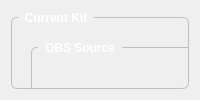
            <widget class="QWidget" name="homeWidget">
             <property name="sizePolicy">
              <sizepolicy hsizetype="Expanding" vsizetype="Expanding">
               <horstretch>0</horstretch>
               <verstretch>0</verstretch>
              </sizepolicy>
             </property>
             <property name="minimumSize">
              <size>
               <width>0</width>
               <height>0</height>
              </size>
             </property>
             <layout class="QVBoxLayout" name="verticalLayout_6">
              <item>
               <widget class="QGroupBox" name="curKitGroupBox">
                <property name="styleSheet">
                 <string notr="true">QGroupBox{
	border: 1px solid white;
	color: #ffffff;
}

QGroupBox::title {
    subcontrol-origin: margin;
    left: 7px;
	top: -10ox;
    padding: 0px 5px 0px 5px;
}

QGroupBox {
    font: bold;
    border: 1px solid silver;
    border-radius: 6px;
    margin-top: 6px;
}</string>
                </property>
                <property name="title">
                 <string>Current Kit</string>
                </property>
                <widget class="QLineEdit" name="curKitLineEdit">
                 <property name="geometry">
                  <rect>
                   <x>20</x>
                   <y>170</y>
                   <width>601</width>
                   <height>61</height>
                  </rect>
                 </property>
                 <property name="font">
                  <font>
                   <pointsize>36</pointsize>
                   <weight>50</weight>
                   <bold>false</bold>
                  </font>
                 </property>
                 <property name="text">
                  <string/>
                 </property>
                 <property name="readOnly">
                  <bool>true</bool>
                 </property>
                </widget>
                <widget class="QLineEdit" name="curKitSubLineEdit">
                 <property name="geometry">
                  <rect>
                   <x>20</x>
                   <y>240</y>
                   <width>601</width>
                   <height>61</height>
                  </rect>
                 </property>
                 <property name="font">
                  <font>
                   <pointsize>36</pointsize>
                  </font>
                 </property>
                 <property name="text">
                  <string/>
                 </property>
                 <property name="readOnly">
                  <bool>true</bool>
                 </property>
                </widget>
                <widget class="QToolButton" name="refreshKitDataButton">
                 <property name="geometry">
                  <rect>
                   <x>430</x>
                   <y>310</y>
                   <width>191</width>
                   <height>31</height>
                  </rect>
                 </property>
                 <property name="font">
                  <font>
                   <pointsize>14</pointsize>
                  </font>
                 </property>
                 <property name="styleSheet">
                  <string notr="true">QToolButton {
	border-width: 1px;
	border-width: 1px;
	border-width: 1px;
 	border-radius: 5px;
}

QToolButton:pressed
{
	border-style:solid;
	border-width:1px;
	border-color: #ffffff;
	margin-left: 3px;
	margin-top: 3px;
}</string>
                 </property>
                 <property name="text">
                  <string>Get Current Kit</string>
                 </property>
                 <property name="icon">
                  <iconset resource="../../Resources.qrc">
                   <normaloff>:/resources/img/icons/refresh-cw.svg</normaloff>:/resources/img/icons/refresh-cw.svg</iconset>
                 </property>
                 <property name="iconSize">
                  <size>
                   <width>24</width>
                   <height>24</height>
                  </size>
                 </property>
                 <property name="toolButtonStyle">
                  <enum>Qt::ToolButtonTextBesideIcon</enum>
                 </property>
                </widget>
                <widget class="QGroupBox" name="obsGroupBox">
                 <property name="geometry">
                  <rect>
                   <x>20</x>
                   <y>30</y>
                   <width>591</width>
                   <height>121</height>
                  </rect>
                 </property>
                 <property name="styleSheet">
                  <string notr="true">QGroupBox::title {
    subcontrol-origin: margin;
    left: 7px;
	top: -10ox;
    padding: 0px 5px 0px 5px;
}

QGroupBox {
    font: bold;
    border: 1px solid silver;
    border-radius: 6px;
    margin-top: 6px;
}</string>
                 </property>
                 <property name="title">
                  <string>OBS Source</string>
                 </property>
                 <layout class="QGridLayout" name="gridLayout_3">
                  <item row="0" column="0">
                   <widget class="QLabel" name="obs_src_label">
                    <property name="font">
                     <font>
                      <pointsize>20</pointsize>
                     </font>
                    </property>
                    <property name="text">
                     <string/>
                    </property>
                   </widget>
                  </item>
                 </layout>
                </widget>
               </widget>
              </item>
             </layout>
            </widget>
